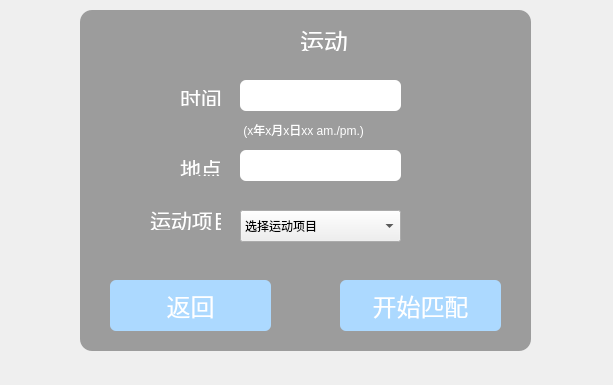
<?xml version="1.0" encoding="UTF-8"?>
<ui version="4.0">
 <class>sport</class>
 <widget class="QWidget" name="sport">
  <property name="geometry">
   <rect>
    <x>0</x>
    <y>0</y>
    <width>613</width>
    <height>385</height>
   </rect>
  </property>
  <property name="windowTitle">
   <string>Form</string>
  </property>
  <property name="styleSheet">
   <string notr="true">QFrame
{
	background-color: rgb(156, 156, 156);
     border-radius:12px;     
}
QLabel
{
color:white;
}
QLineEdit{
border-radius:6px;     
}
QPushButton{
	color: rgb(255, 255, 255);
border-radius:6px;     
	background-color: rgb(172, 217, 255);
}
QPushButton:pressed
{
	background-color: rgb(240, 213, 255);
}
</string>
  </property>
  <widget class="QFrame" name="frame">
   <property name="geometry">
    <rect>
     <x>80</x>
     <y>10</y>
     <width>451</width>
     <height>341</height>
    </rect>
   </property>
   <property name="frameShape">
    <enum>QFrame::StyledPanel</enum>
   </property>
   <property name="frameShadow">
    <enum>QFrame::Raised</enum>
   </property>
   <widget class="QWidget" name="widget" native="true">
    <property name="geometry">
     <rect>
      <x>150</x>
      <y>0</y>
      <width>211</width>
      <height>41</height>
     </rect>
    </property>
    <widget class="QLabel" name="label">
     <property name="geometry">
      <rect>
       <x>70</x>
       <y>10</y>
       <width>101</width>
       <height>41</height>
      </rect>
     </property>
     <property name="font">
      <font>
       <pointsize>18</pointsize>
      </font>
     </property>
     <property name="text">
      <string>运动</string>
     </property>
    </widget>
   </widget>
   <widget class="QLineEdit" name="sporttime">
    <property name="geometry">
     <rect>
      <x>160</x>
      <y>70</y>
      <width>161</width>
      <height>31</height>
     </rect>
    </property>
   </widget>
   <widget class="QLabel" name="label_2">
    <property name="geometry">
     <rect>
      <x>100</x>
      <y>80</y>
      <width>60</width>
      <height>16</height>
     </rect>
    </property>
    <property name="font">
     <font>
      <pointsize>16</pointsize>
     </font>
    </property>
    <property name="text">
     <string>时间</string>
    </property>
   </widget>
   <widget class="QLabel" name="label_3">
    <property name="geometry">
     <rect>
      <x>100</x>
      <y>150</y>
      <width>60</width>
      <height>16</height>
     </rect>
    </property>
    <property name="font">
     <font>
      <pointsize>16</pointsize>
     </font>
    </property>
    <property name="text">
     <string>地点</string>
    </property>
   </widget>
   <widget class="QLineEdit" name="sportplace">
    <property name="geometry">
     <rect>
      <x>160</x>
      <y>140</y>
      <width>161</width>
      <height>31</height>
     </rect>
    </property>
   </widget>
   <widget class="QLabel" name="label_4">
    <property name="geometry">
     <rect>
      <x>70</x>
      <y>200</y>
      <width>71</width>
      <height>20</height>
     </rect>
    </property>
    <property name="font">
     <font>
      <pointsize>16</pointsize>
     </font>
    </property>
    <property name="text">
     <string>运动项目</string>
    </property>
   </widget>
   <widget class="QPushButton" name="sportpair">
    <property name="geometry">
     <rect>
      <x>260</x>
      <y>270</y>
      <width>161</width>
      <height>51</height>
     </rect>
    </property>
    <property name="font">
     <font>
      <pointsize>18</pointsize>
     </font>
    </property>
    <property name="text">
     <string>开始匹配</string>
    </property>
   </widget>
   <widget class="QLabel" name="label_5">
    <property name="geometry">
     <rect>
      <x>160</x>
      <y>110</y>
      <width>201</width>
      <height>20</height>
     </rect>
    </property>
    <property name="text">
     <string> (x年x月x日xx am./pm.)</string>
    </property>
   </widget>
   <widget class="QComboBox" name="sportitem">
    <property name="geometry">
     <rect>
      <x>160</x>
      <y>200</y>
      <width>161</width>
      <height>32</height>
     </rect>
    </property>
    <item>
     <property name="text">
      <string>选择运动项目</string>
     </property>
    </item>
    <item>
     <property name="text">
      <string>篮球</string>
     </property>
    </item>
    <item>
     <property name="text">
      <string>足球</string>
     </property>
    </item>
    <item>
     <property name="text">
      <string>排球</string>
     </property>
    </item>
    <item>
     <property name="text">
      <string>网球</string>
     </property>
    </item>
    <item>
     <property name="text">
      <string>羽毛球</string>
     </property>
    </item>
    <item>
     <property name="text">
      <string>乒乓球</string>
     </property>
    </item>
    <item>
     <property name="text">
      <string>高尔夫</string>
     </property>
    </item>
    <item>
     <property name="text">
      <string>拳击</string>
     </property>
    </item>
    <item>
     <property name="text">
      <string>游泳</string>
     </property>
    </item>
    <item>
     <property name="text">
      <string>跑步</string>
     </property>
    </item>
    <item>
     <property name="text">
      <string>健身</string>
     </property>
    </item>
    <item>
     <property name="text">
      <string>滑板</string>
     </property>
    </item>
   </widget>
   <widget class="QPushButton" name="back2">
    <property name="geometry">
     <rect>
      <x>30</x>
      <y>270</y>
      <width>161</width>
      <height>51</height>
     </rect>
    </property>
    <property name="font">
     <font>
      <pointsize>18</pointsize>
     </font>
    </property>
    <property name="text">
     <string>返回</string>
    </property>
   </widget>
  </widget>
 </widget>
 <resources/>
 <connections/>
</ui>
